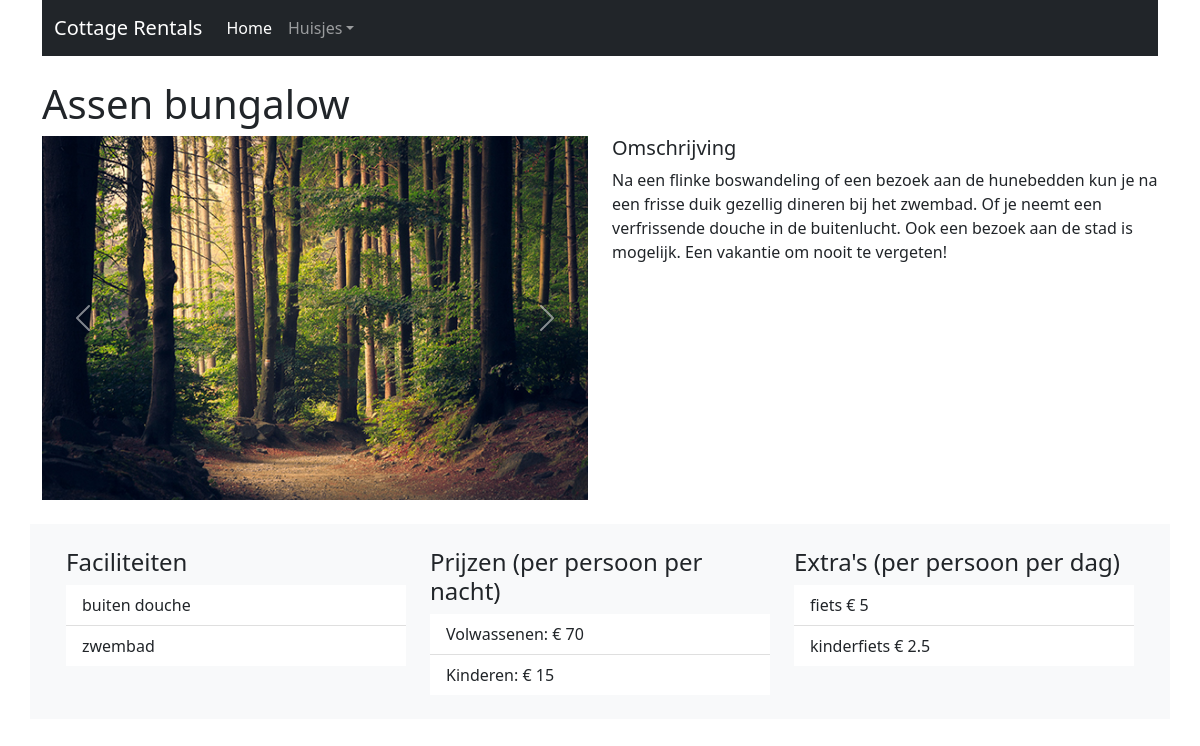
Screenshot of /huisjes.php with the database file from the repository.
### tables this page shows
CREATE TABLE `cottages` (
  `cottage_id` int(11) NOT NULL,
  `cottage_name` varchar(50) NOT NULL,
  `cottage_excerpt` varchar(255) NOT NULL,
  `cottage_descr` longtext NOT NULL,
  `cottage_img` varchar(255) NOT NULL,
  `cottage_img2` varchar(255) NOT NULL,
  `cottage_img3` varchar(255) NOT NULL,
  `cottage_img4` varchar(255) NOT NULL,
  `cottage_price_a` double NOT NULL,
  `cottage_price_b` double NOT NULL,
  `cottage_price_c` double NOT NULL
);

CREATE TABLE `facilities` (
  `facility_id` int(11) NOT NULL,
  `facility_name` varchar(255) NOT NULL
);

CREATE TABLE `additions` (
  `addition_id` int(11) NOT NULL,
  `addition_name` varchar(255) NOT NULL,
  `addition_price` double NOT NULL
);

### includes/functions.php (called while the page is built, shortened)
<?php
function getData($sql, $method){
    global $conn;
    $statement = $conn->query($sql);
    if($method == 'fetch'){
        $result = $statement->fetch(PDO::FETCH_BOTH);
    }
    else {
        $result = $statement->fetchAll(PDO::FETCH_BOTH);
    }
    return $result;
}
?>

### huisjes.php (the view, shortened to what this page needs)
<?php
include 'includes/database.php';
include 'includes/functions.php';
include "header.php";
$huis = $_GET['cottageID'];
if($huis = $_GET['cottageID']){
    $sql = "SELECT * FROM `cottages` WHERE `cottage_id` = $huis;";
    $statement = $conn->query($sql);
    $result = $statement->fetch(PDO::FETCH_BOTH);
}else{
    $huis = 2;
    $sql = "SELECT * FROM `cottages` WHERE `cottage_id` = $huis;";
    $statement = $conn->query($sql);
    $result = $statement->fetch(PDO::FETCH_BOTH);
}
?>
<section>
    <div class="container mt-4">
        <h1><?php echo $result["cottage_name"]?></h1>
        <div class="row">
            <div class="col">
                <div id="carouselExampleControls" class="carousel slide pointer-event" data-bs-ride="carousel">
                    <div class="carousel-inner">
                        <div class="carousel-item active">
                            <img src="images/<?php echo $result["cottage_img2"]?>" class="d-block w-100" alt="ijmuiden-strand.jpg">
                        </div>
                    </div>
                    <button class="carousel-control-prev" type="button" data-bs-target="#carouselExampleControls" data-bs-slide="prev">
                        <span class="carousel-control-prev-icon" aria-hidden="true"></span>
                    </button>
                    <button class="carousel-control-next" type="button" data-bs-target="#carouselExampleControls" data-bs-slide="next">
                        <span class="carousel-control-next-icon" aria-hidden="true"></span>
                    </button>
                </div>
            </div>
            <div class="col">
                <h5>Omschrijving</h5>
                <p><?php echo $result["cottage_descr"]?></p>
            </div>
        </div>
    </div>
</section>
<section>
    <div class="container mt-4 bg-light">
        <div class="row  px-4 py-4">
            <div class="col">
                <?php include "includes/facilities.php";?>
            </div>
            <div class="col">
                <h4>Prijzen (per persoon per nacht)</h4>
                <ul class="list-group list-group-flush">
                    <li class="list-group-item">Volwassenen: &euro; <?php echo $cottage["cottage_price_a"]?></li>
                    <li class="list-group-item">Kinderen: &euro; <?php echo $cottage["cottage_price_c"]?></li>
                </ul>
            </div>
            <div class="col">
               <?php include "includes/additions.php"?>
            </div>
        </div>
    </div>
</section>
<?php
include "footer.php";
?>

### includes/facilities.php
<?php
$sql = "SELECT facilities.facility_name FROM `cottages_facilities` INNER JOIN facilities ON facilities.facility_id=cottages_facilities.facility_id WHERE cottages_facilities.cottage_id = " . $huis;
$tblFacilities = getData($sql, "fetchAll");
?>
<h4>Faciliteiten</h4>
<ul class="list-group list-group-flush">
    <?php
    foreach($tblFacilities as $facility) { ?>
        <li class="list-group-item"><?php echo $facility["facility_name"];?></li>
    <?php }  ?>
</ul>

### includes/additions.php
<?php
$sql = "SELECT * FROM `additions`";
$tblAdditions = getData($sql, "fetchAll");
?>
<h4>Extra's (per persoon per dag)</h4>
<ul class="list-group list-group-flush">
    <?php
    foreach($tblAdditions as $addition) { ?>
    <li class="list-group-item"><?php echo $addition["addition_name"];?> &euro; <?php echo $addition["addition_price"];?></li>
<?php }  ?>

### rows the page displays
cottages: cottage_name "Assen bungalow", cottage_img2 (picture), cottage_descr "Na een flinke boswandeling of een bezoek aan de hunebedden kun je na een frisse duik gezellig dineren bij het zwembad. Of je neemt een verfrissende douche in de buitenlucht. Ook een bezoek aan de stad is mogelijk. Een vakantie om nooit te vergeten!"
facilities: facility_name "buiten douche"
facilities: facility_name "zwembad"
cottages: cottage_price_a "70", cottage_price_c "15"
additions: addition_name "fiets", addition_price "5"
additions: addition_name "kinderfiets", addition_price "2.5"
